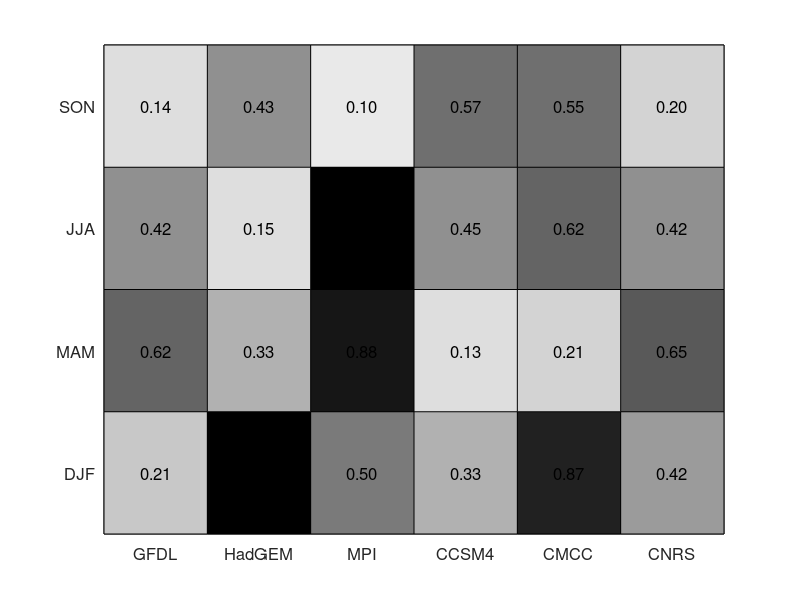

The MATLAB source for this figure: (Note: this script raises an error after producing the figure.)
function ctplt_tableplot( C, Xlabels, Ylabels, colorscale, boldlev )
%% ctplt_tableplot: Plot....  
%  ctplt_tableplot( C, Xlabels, Ylabels, colorscale )
%  
%  This function plot...
%
%  G. Liguori, 2014 (@GATECH)
%
%  INPUTS: 
%       C, A 2D data matrix    
%       Xlabels(Optional),
%       Ylabels(Optional),
%       colorscale(Optional),
%
%  OUTPUTS:
%
%
%  Example: ctana_tableplot(CorrMatrix,{'GFDL','HadGEM','MPI','CMCC'})
%                      
%   See also CTANA_CORRCOEFF.
% =========================================================================
%  This function is part of the Climate toolbox for Matlab (CliMat toolbox). 
%  CliMat is a collection of matlab functions for processing and analyzing 
%  climate related data. 
%          Giovanni.Liguori@gatech.edu, 2015
%
%  Every function follows this naming convection ct[type]_[fucntionname]   
% 
%  [Type] may be one of the follow strings:
%  ext: Extracting data (like NOOA SST, NCEP, etc, cmip5) from any server 
%       (mostly our server) to  matlab workspace 
%  ana: Any kind of analysis. For ex. Correlations, EOFs, Time_series, 
%       Time and spatial Filtering, Hovmuller, Statistics,...
%  plt: Visualization and plotting functions
%  rnc: Creanting files for ROMS (Grid, Input frc files from extracted data)
%  rnt: Working with ROMS input/output files 
%  
%  [Functionname] is the name of the fucntion  
% =========================================================================

if nargin < 1 %Plot an example     
C=rand(4,6); 
Xlabels={'GFDL','HadGEM','MPI','CCSM4','CMCC','CNRS'};
Ylabels={'DJF','MAM','JJA','SON'};
colorscale=[0 1];
boldlev=0;
disp('____________________________________')
disp('HERE AN EXAMPLE OF THIS TYPE OF PLOT')
else
if nargin < 2
Xlabels=1:size(C,2);
end
if nargin < 3
Ylabels=1:size(C,1);
end
if nargin < 4
colorscale=[0 1];
end
if nargin < 5
boldlev=0;
end
if nargin < 6
nofig=0;
end
end

% add one row and one column (pcolor issue)
[r,c]=size(C);
if ~numel(Xlabels)==c;
    disp('Xlabels must equal the number of columns of C') 
end

CC=C;
CC(end+1,:)=nan;
CC(:,end+1)=nan;

%if ~nofig
%figure
%end

pcolor(abs(CC)),%colorbar
set(gca,'XTick',1.5:c+1,'YTick',1.5:r+1,...
    'XTickLabel',Xlabels,'YTickLabel',Ylabels,...
    'clim',[colorscale(1) colorscale(2)],'fontsize',12)


colormap(flipud(gray(24)));  %# Change the colormap to gray (so higher values are
                         %#   black and lower values are white)

                         
                         textStrings = num2str(C(:),'%0.2f');  %# Create strings from the matrix values
textStrings = strtrim(cellstr(textStrings));  %# Remove any space padding
[x,y] = meshgrid(1.5:1:c+0.5,1.5:1:r+0.5);   %# Create x and y coordinates for the strings
hStrings1 = text(x(:),y(:),textStrings(:),...      %# Plot the strings
                'HorizontalAlignment','center','fontsize',12);          

            
            
            
midValue = mean(get(gca,'CLim'));  %# Get the middle value of the color range
textColors = repmat(abs(C(:)) > midValue,1,3);  %# Choose white or black for the                                          %#   the background color
set(hStrings1,{'Color'},num2cell(textColors,2));%# Change the text colors

if boldlev
set(hStrings1(abs(C(:)) > boldlev),'FontWeight','bold','fontsize',13);
end

end

